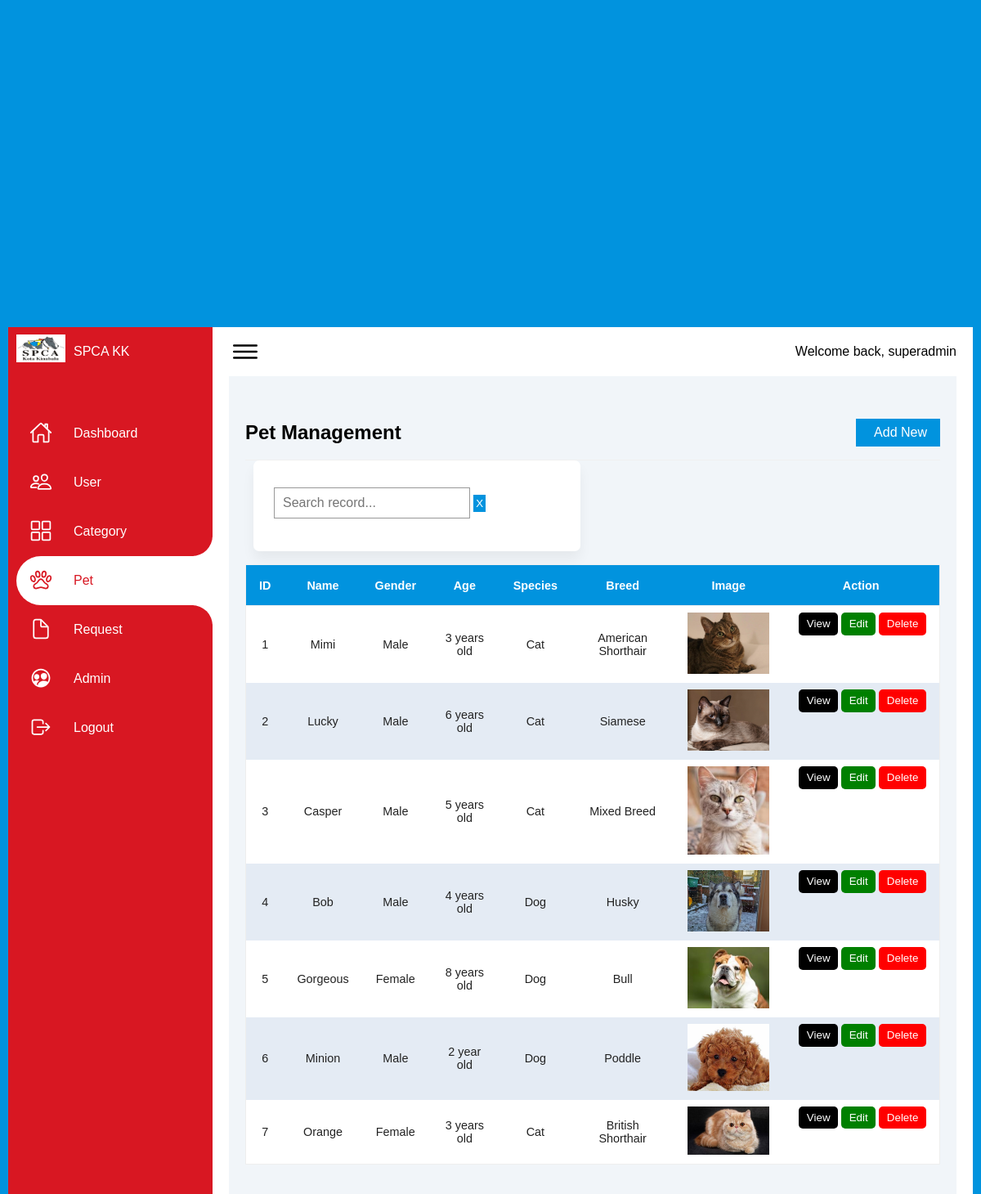
Screenshot of /admin/managePet.php (signed in) with the database file from the repository.
### tables this page shows
CREATE TABLE `pet` (
  `pet_id` int(10) NOT NULL,
  `pet_name` varchar(255) NOT NULL,
  `gender` varchar(255) NOT NULL,
  `age` varchar(255) NOT NULL,
  `species` varchar(255) NOT NULL,
  `breed` varchar(255) NOT NULL,
  `vaccination_status` varchar(255) NOT NULL,
  `description` text NOT NULL,
  `image` blob NOT NULL,
  `intake_date` date NOT NULL,
  `created_date` date NOT NULL DEFAULT current_timestamp()
);

### admin/managePet.php (the view, shortened to what this page needs)
<?php
    require('../include/database.php');
    if (isset($_SESSION['admin_name'])) {
        $admin_name = $_SESSION['admin_name'];
    } else {
        header("Location: admin-login.php");
        exit();
    }
    if (isset($_SESSION['admin_role'])){
        $admin_role = $_SESSION['admin_role'];
    } else {
        header("Location: admin-login.php");
        exit();
    }
?>
<!DOCTYPE html>
<html lang="en">
<head>
    <link rel="stylesheet" href="user-signup.css">
    <link rel="stylesheet" href="adminDashboard1.css">
    <link rel= "stylesheet" href= "https://maxst.icons8.com/vue-static/landings/line-awesome/line-awesome/1.3.0/css/line-awesome.min.css" >
</head>
<body>
    <div class="container">
        <div class="navigation">
        <ul>
                <li >
                    <a href="#">
                        <span class="icon">
                            <img src="../images/logo v2.png" style="width: 60px;">
                        </span>
                        <span class="title">SPCA KK</span>
                    </a>
                </li>
                <li>
                    <a href="adminDashboard.php">
                        <span class="icon">
                            <ion-icon name="home-outline"></ion-icon>
                        </span>
                        <span class="title">Dashboard</span>
                    </a>
                </li>
                <li>
                    <a href="manageUser.php">
                        <span class="icon">
                            <ion-icon name="people-outline"></ion-icon>
                        </span>
                        <span class="title">User</span>
                    </a>
                </li>
                <li>
                    <a href="manageCategory.php">
                        <span class="icon">
                        <ion-icon name="grid-outline"></ion-icon>
                        </span>
                        <span class="title">Category</span>
                    </a>
                </li>
                <li class="active">
                    <a href="managePet.php">
                        <span class="icon">
                            <ion-icon name="paw-outline"></ion-icon>
                        </span>
                        <span class="title">Pet</span>
                    </a>
                </li>
                <li>
                    <a href="manageAdoptRequest.php">
                        <span class="icon">
                            <ion-icon name="document-outline"></ion-icon>
                        </span>
                        <span class="title">Request</span>
                    </a>
                </li>
                <?php if($admin_role != 'Superadmin')
                    {
                        echo'<li id="disabled">';
                        echo'<a href="manageAdmin.php">';
                        echo'<span class="icon">';
                        echo'<ion-icon name="people-circle-outline"></ion-icon>';
                        echo'</span>';
                        echo'<span class="title">Admin</span>';
                        echo'</a>';
                        echo'</li>';
                    }
                    else
                    {
                        echo'<li>';
                        echo'<a href="manageAdmin.php">';
                        echo'<span class="icon">';
                        echo'<ion-icon name="people-circle-outline"></ion-icon>';
                        echo'</span>';
                        echo'<span class="title">Admin</span>';
                        echo'</a>';
                        echo'</li>';
                    }
                ?>
                <li>
                <a href="admin-logout.php">
                        <span class="icon">
                            <ion-icon name="log-out-outline"></ion-icon>
                        </span>
                        <span class="title">Logout</span>
                    </a>
                </li>
            </ul>
        </div>
        <div class="main">
            <div class="topbar">
                <div class="toggle">
                    <ion-icon name="menu-outline"></ion-icon>
                </div>
                <div class="user">
                    <p>Welcome back, <?php echo $admin_name;?></li>
                </div>
            </div>
    <div class="grey-container" style="min-height:100vh;">
    <div class="userlist-table">
    <div class="table-header">
                <h2>Pet Management</h2>
                <button class="addUser" onclick="document.getElementById('popup01').style.display='block'" style="width:auto;">
                <span class="las la-plus-circle"> </span>Add New
                </button>
            </div>
                    <div class="search">
        <form method="GET" action="<?php echo htmlspecialchars($_SERVER["PHP_SELF"]); ?>">
                    <label>
                        <input type="text" name="search" placeholder="Search record...">
            <button type="submit" class="clear-btn">X</button>
                    </label>
                </form>
        </div>
            <div class="table-body">
                <div class="table-responsive">
                <?php
                $sql = "SELECT * FROM pet";
                    $result = mysqli_query($conn,$sql);
                    if (mysqli_num_rows($result) > 0){
                        echo"<table style='width:100%;'>";
                        echo"<thead>";
                        echo"<tr>";
                        echo"<td>ID</td>";
                        echo"<td>Name</td>";
                        echo"<td>Gender</td>";
                        echo"<td>Age</td>";
                        echo"<td>Species</td>";
                        echo"<td>Breed</td>";
                        echo"<td>Image</td>";
                        echo"<td style='height: 49px;'>Action</td>";
                        echo"</tr>";
                        echo"</thead>";
                        echo"<tbody>";
                        while($row = mysqli_fetch_array($result))
                        {
                            echo "<tr>";
                            echo "<td>" .$row['pet_id']."</td>";
                            echo "<td>" .$row['pet_name']."</td>";
                            echo "<td>" .$row['gender']."</td>";
                            echo "<td>" .$row['age']."</td>";
                            echo "<td>" .$row['species']."</td>";
                            echo "<td>" .$row['breed']."</td>";
                            echo "<td><img src='uploads/" . $row['image'] . "' width='100px;' alt='Image'></td>";
                           echo "<td><a href='viewPetDetail.php?pet_id=$row[pet_id]'><input class='view-btn' type='submit' value='View'>
                           <a href='editPet.php?pet_id=$row[pet_id]'><input class='edit-btn' type='submit' value='Edit'>
                            <a href='deletePet.php?pet_id=$row[pet_id]' onclick='return delete()'><input class='delete-btn' type='submit' value='Delete'></td>";
                            echo "</tr>";
                        }
                    }
                    else{
                        echo "<div style='text-align:center;font-weight: 600;'>-- NO RECORD FOUND --</div>";
                    }
                    ?>
                        </tbody>
                    </table>
                </div>
        </div>
    </div>
</div>
        </div>
    </div>
</body>
</html>

### user-signup.css (style rules this page uses)
* { margin: 0; padding: 0; box-sizing: border-box; font-family: 'Open Sans', sans-serif; }
body { display: flex; align-items: center; justify-content: center; padding:40px 10px; min-height: 100vh; background: #0193DE; }
form { padding: 25px; background: #fff; max-width: 500px; width: 100%; border-radius: 7px; box-shadow: 0 10px 15px rgba(0, 0, 0, 0.05); }
form label { display: block; font-size: 15px; margin-bottom: 7px; }
form input, form select { height: 45px; padding: 10px; width: 100%; font-size: 15px; outline: none; background: #fff; border-radius: 3px; border: 1px solid #bfbfbf; }

### admin/adminDashboard1.css (style rules this page uses)
* { font-family: "Ubuntu", sans-serif; margin: 0; padding: 0; box-sizing: border-box; }
:root { --blue: #D81722; --white: #fff; --gray: #f5f5f5; --black1: #222; --black2: #999; }
body { min-height: 100vh; overflow-x: hidden; }
.container { position: relative; width: 100%; }
.navigation { position: fixed; width: 250px; height: 100%; background: #D81722; border-left: 10px solid #D81722; transition: 0.5s; overflow: hidden; }
.navigation ul { position: absolute; top: 0; left: 0; width: 100%; }
.navigation ul li { position: relative; width: 100%; list-style: none; border-top-left-radius: 30px; border-bottom-left-radius: 30px; }
.navigation ul li:hover, .navigation ul li.active { background-color: var(--white); }
.navigation ul li:nth-child(1) { margin-bottom: 40px; pointer-events: none; }
.navigation ul li a { position: relative; display: block; width: 100%; display: flex; text-decoration: none; color: var(--white); }
.navigation ul li:hover a, .navigation ul li.active a { color: var(--blue); }
.navigation ul li a .icon { position: relative; display: block; min-width: 60px; height: 60px; line-height: 75px; text-align: center; }
.navigation ul li a .icon ion-icon { font-size: 1.75rem; }
.navigation ul li a .title { position: relative; display: block; padding: 0 10px; height: 60px; line-height: 60px; text-align: start; white-space: nowrap; }
.navigation ul li:hover a::before, .navigation ul li.active a::before { content: ""; position: absolute; right: 0; top: -50px; width: 50px; height: 50px; background-color: transparent; border-radius: 50%; box-shadow: 35px 35px 0 10px var(--white); pointer-events: none; }
.navigation ul li:hover a::after, .navigation ul li.active a::after { content: ""; position: absolute; right: 0; bottom: -50px; width: 50px; height: 50px; background-color: transparent; border-radius: 50%; box-shadow: 35px -35px 0 10px var(--white); pointer-events: none; }
.main { position: absolute; width: calc(100% - 250px); left: 250px; min-height: 100vh; background: var(--white); transition: 0.5s; }
.topbar { width: 100%; height: 60px; display: flex; justify-content: space-between; align-items: center; padding: 0px 20px 0px 10px; }
.toggle { position: relative; width: 60px; height: 60px; display: flex; justify-content: center; align-items: center; font-size: 2.5rem; cursor: pointer; }
.search { position: relative; width: 400px; margin: 0 10px; }
.search label { position: relative; width: 100%; }
.search label input { width: 100%; height: 40px; border-radius: 40px; padding: 5px 20px; padding-left: 35px; font-size: 18px; outline: none; border: 1px solid var(--black2); }
:root { --main-color: #0193DE; --color-dark: #1D2231; --text-grey: #8390A2; }
* { padding: 0; margin: 0; box-sizing: border-box; list-style-type: none; text-decoration: none; font-family: 'Poppins', sans-serif; }
table { border-collapse: collapse; }
thead tr { border-top: 1px solid #f0f0f0; border-bottom: 1px solid #f0f0f0; }
thead td { font-weight: 700; }
td { padding: .5rem 1rem; font-size: .9rem; color: #222; }
tr td:last-child { display: flex; align-items: center; }
.table-responsive { width: 100%; overflow-x: auto; }
.grey-container { background: #f1f5f9; padding:20px; margin-left: 20px; margin-right: 20px; }

### rows the page displays
pet: pet_id "1", pet_name "Mimi", gender "Male", age "3 years old", species "Cat", breed "American Shorthair", image (picture)
pet: pet_id "2", pet_name "Lucky", gender "Male", age "6 years old", species "Cat", breed "Siamese", image (picture)
pet: pet_id "3", pet_name "Casper", gender "Male", age "5 years old", species "Cat", breed "Mixed Breed", image (picture)
pet: pet_id "4", pet_name "Bob", gender "Male", age "4 years old", species "Dog", breed "Husky", image (picture)
pet: pet_id "5", pet_name "Gorgeous", gender "Female", age "8 years old", species "Dog", breed "Bull", image (picture)
pet: pet_id "6", pet_name "Minion", gender "Male", age "2 year old", species "Dog", breed "Poddle", image (picture)
pet: pet_id "7", pet_name "Orange", gender "Female", age "3 years old", species "Cat", breed "British Shorthair", image (picture)

### other values shown
$admin_name "superadmin"
